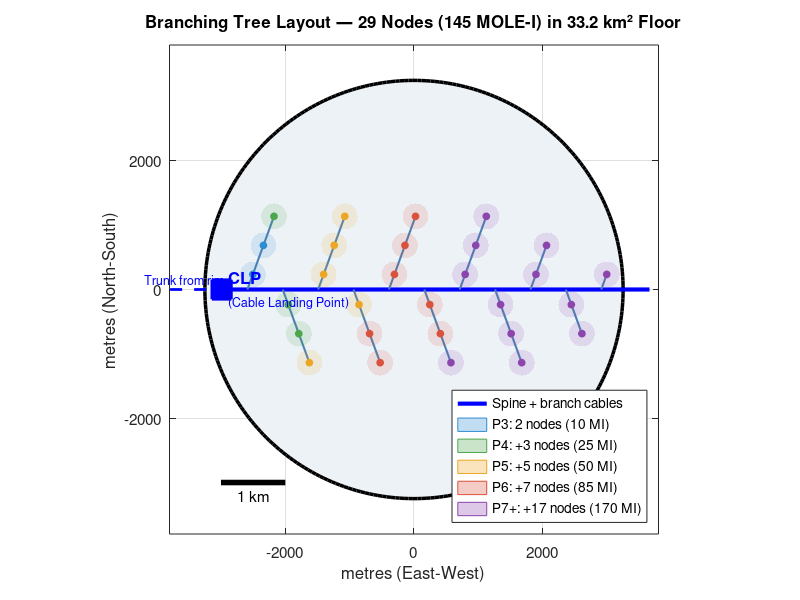
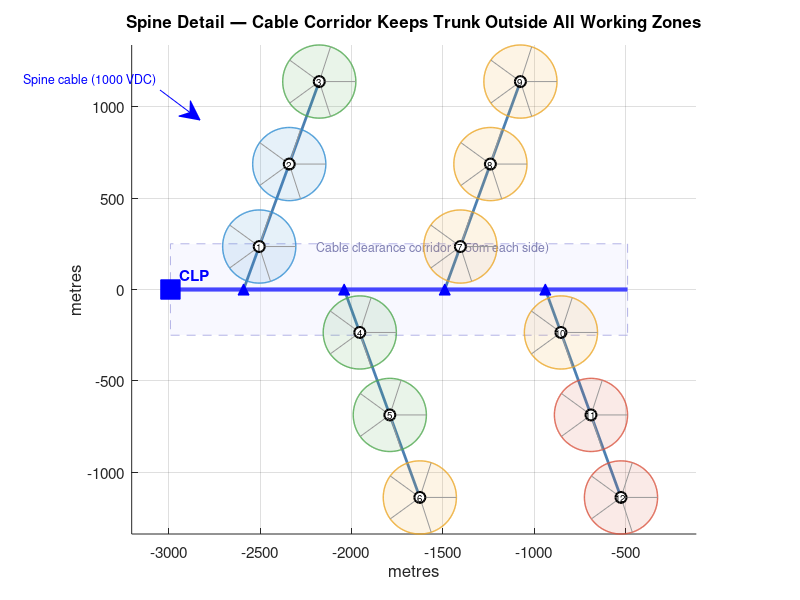
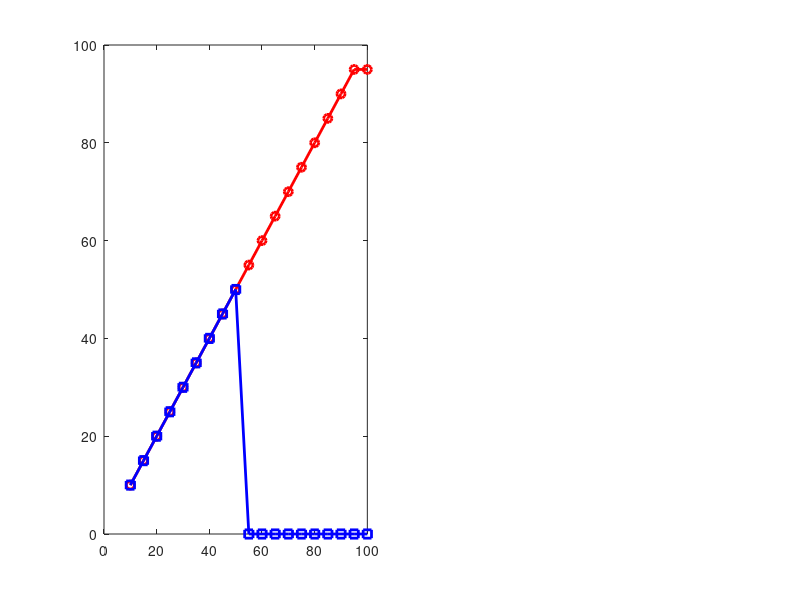

MATLAB code to generate these figures, in order: (Note: this script raises an error after producing the figures.)
%% SELENITE_NODE_LAYOUT_v2.m
%  Branching Tree Sub-Station Layout
%  Replaces concentric ring topology
%
%  Design principles:
%    - Cable Landing Point (CLP) on crater wall circumference
%    - Main spine extends from CLP toward crater centre
%    - Lateral branches alternate L/R off spine
%    - Nodes offset from all cables by ≥250m (200m tether + 50m buffer)
%    - No cable crosses any MOLE-I operating zone
%    - Infinitely scalable: extend spine + add branches
%    - Phase deployment: grow spine progressively from CLP inward
%
%  Author : Jason (Systems Engineering Lead)
%  Date   : March 2026

clear; clc; close all;

%% ═══════════════════════════════════════════════════════════════════
%  PARAMETERS
% ═══════════════════════════════════════════════════════════════════

% Crater
crater.floor_dia_m  = 6500;    % m
crater.floor_r_m    = crater.floor_dia_m / 2;
crater.floor_area   = pi * crater.floor_r_m^2;  % m²

% Node specs
node.tether_r       = 200;     % m tether radius
node.buffer         = 50;      % m safety buffer from cables
node.clearance      = node.tether_r + node.buffer;  % 250m
node.units          = 5;       % MOLE-I per node
node.sector_deg     = 360 / node.units;  % 72°

% Spine layout
spine.branch_spacing = 550;    % m between branch junctions along spine
spine.branch_angle   = 70;     % degrees from spine axis (not 90 — angled outward)
spine.node_spacing   = 480;    % m between nodes along a branch

% Phase fleet targets (from v3 verified)
phase.labels = {'P3','P4','P5','P6','P7+'};
phase.nodes  = [2, 5, 10, 17, 34];
phase.mi     = phase.nodes * 5;

theta_circ = linspace(0, 2*pi, 300);

fprintf('════════════════════════════════════════════════════════════\n');
fprintf('  SELENITE — Branching Tree Node Layout\n');
fprintf('  Fishbone topology from Cable Landing Point\n');
fprintf('════════════════════════════════════════════════════════════\n\n');


%% ═══════════════════════════════════════════════════════════════════
%  GENERATE TREE LAYOUT
% ═══════════════════════════════════════════════════════════════════

% CLP: where trunk cable meets crater floor (south-west wall base)
% Place it on the crater perimeter, offset to leave max floor ahead
clp = [-crater.floor_r_m * 0.92, 0];  % near western wall base

% Spine direction: from CLP toward crater centre (bearing ~East)
spine_dir = [1, 0];  % unit vector pointing into crater
spine_dir = spine_dir / norm(spine_dir);

% Perpendicular direction for branches
perp = [0, 1];  % north-south

% Generate branch junctions along spine
n_branches_needed = ceil(max(phase.nodes) / 3);  % ~3 nodes per branch avg
n_branches = 12;  % generate more than needed for future scaling

% Branch definitions: [junction_distance_along_spine, side (+1=left, -1=right), n_nodes]
branches = [];
junction_dist = 400;  % first junction 400m from CLP

for b = 1:n_branches
    side = (-1)^(b+1);  % alternate left/right
    
    % Nodes per branch: 2-4, tapering slightly as we go deeper
    if b <= 4
        n_on_branch = 3;
    elseif b <= 8
        n_on_branch = 3;
    else
        n_on_branch = 2;
    end
    
    branches = [branches; junction_dist, side, n_on_branch];
    junction_dist = junction_dist + spine.branch_spacing;
end

% Calculate total spine length
spine_length = max(branches(:,1)) + 200;

% Generate all node positions
all_nodes = [];       % [x, y, branch_id, node_in_branch, phase_ring]
all_cables = {};      % cable segment endpoints for drawing
spine_points = [];    % spine path points

% Spine cable path (straight line from CLP)
spine_start = clp;
spine_end   = clp + spine_dir * spine_length;
spine_points = [spine_start; spine_end];

node_count = 0;

for b = 1:size(branches, 1)
    jdist = branches(b, 1);
    side  = branches(b, 2);
    n_n   = branches(b, 3);
    
    % Junction point on spine
    jpt = clp + spine_dir * jdist;
    
    % Branch direction (angled outward from spine)
    branch_dir = perp * side;
    % Add slight forward angle
    angle_rad = deg2rad(spine.branch_angle);
    if side > 0
        branch_vec = [cos(angle_rad), sin(angle_rad)] .* [spine_dir(1), 1];
        branch_vec = [spine_dir(1)*cos(angle_rad) - side*spine_dir(2)*sin(angle_rad), ...
                      spine_dir(2)*cos(angle_rad) + side*spine_dir(1)*sin(angle_rad)];
    else
        branch_vec = [spine_dir(1)*cos(angle_rad) - side*spine_dir(2)*sin(angle_rad), ...
                      spine_dir(2)*cos(angle_rad) + side*spine_dir(1)*sin(angle_rad)];
    end
    branch_vec = branch_vec / norm(branch_vec);
    
    % Place nodes along branch
    branch_cable_end = jpt;
    for n = 1:n_n
        % Node position: offset from branch by clearance distance
        node_pos = jpt + branch_vec * (node.clearance + (n-1) * spine.node_spacing);
        
        % Check if inside crater floor
        if norm(node_pos) < crater.floor_r_m - node.tether_r
            node_count = node_count + 1;
            
            % Assign phase based on deployment order
            if node_count <= phase.nodes(1)
                ph = 1;
            elseif node_count <= phase.nodes(2)
                ph = 2;
            elseif node_count <= phase.nodes(3)
                ph = 3;
            elseif node_count <= phase.nodes(4)
                ph = 4;
            else
                ph = 5;
            end
            
            all_nodes = [all_nodes; node_pos, b, n, ph];
            branch_cable_end = node_pos;
        end
    end
    
    % Store cable segment
    all_cables{end+1} = [jpt; branch_cable_end];
end

fprintf('  Total nodes generated: %d (target P7+: %d)\n', node_count, phase.nodes(end));
fprintf('  Spine length: %.0f m\n', spine_length);
fprintf('  Branches: %d (alternating L/R)\n', size(branches, 1));

% Check clearances
fprintf('\n  CLEARANCE CHECK:\n');
min_node_dist = inf;
for i = 1:size(all_nodes, 1)
    for j = i+1:size(all_nodes, 1)
        d = norm(all_nodes(i,1:2) - all_nodes(j,1:2));
        if d < min_node_dist
            min_node_dist = d;
        end
    end
end
fprintf('    Minimum node-to-node distance: %.0f m (need >400m)\n', min_node_dist);

% Check no node's tether circle crosses spine
min_spine_dist = inf;
for i = 1:size(all_nodes, 1)
    % Distance from node to spine line
    np = all_nodes(i, 1:2);
    % Point-to-line distance (spine is along x-axis from CLP)
    d_to_spine = abs((np(2) - clp(2)));  % simplified since spine is horizontal
    if d_to_spine < min_spine_dist
        min_spine_dist = d_to_spine;
    end
end
fprintf('    Minimum node-to-spine distance: %.0f m (need >250m)\n', min_spine_dist);

% Floor utilisation
node_area = node_count * pi * node.tether_r^2;
util_pct = node_area / crater.floor_area * 100;
fprintf('    Floor utilisation: %.1f%% of %.1f km²\n', util_pct, crater.floor_area/1e6);

% Max distance from CLP
max_dist = max(sqrt(sum((all_nodes(:,1:2) - clp).^2, 2)));
fprintf('    Furthest node: %.0f m from CLP\n', max_dist);


%% ═══════════════════════════════════════════════════════════════════
%  FIGURE 1 — Full Crater Layout (Branching Tree)
% ═══════════════════════════════════════════════════════════════════
figure('Name','Fig 1 — Branching Tree Layout (Full Crater)', ...
       'Position', [50 50 850 850]);

% Crater floor
fill(crater.floor_r_m * cos(theta_circ), ...
     crater.floor_r_m * sin(theta_circ), ...
     [0.93 0.95 0.97], 'EdgeColor', 'k', 'LineWidth', 2.5);
hold on; axis equal; grid on;

% Phase colours
ph_colors = {[0.18 0.55 0.82], [0.30 0.65 0.30], [0.92 0.65 0.15], ...
             [0.85 0.32 0.24], [0.55 0.27 0.68]};

% Draw spine cable
plot([spine_start(1), spine_end(1)], [spine_start(2), spine_end(2)], ...
     'b-', 'LineWidth', 3);

% Draw branch cables
for b = 1:length(all_cables)
    seg = all_cables{b};
    plot(seg(:,1), seg(:,2), 'b-', 'LineWidth', 1.5, 'Color', [0.3 0.5 0.7]);
end

% Draw nodes with tether circles
for i = 1:size(all_nodes, 1)
    nx = all_nodes(i, 1);
    ny = all_nodes(i, 2);
    ph = all_nodes(i, 5);
    
    % Tether circle
    cx = nx + node.tether_r * cos(theta_circ);
    cy = ny + node.tether_r * sin(theta_circ);
    fill(cx, cy, ph_colors{ph}, 'FaceAlpha', 0.15, ...
         'EdgeColor', ph_colors{ph}, 'LineWidth', 0.8, 'EdgeAlpha', 0.5);
    
    % Node marker
    plot(nx, ny, 'o', 'Color', ph_colors{ph}, ...
         'MarkerSize', 5, 'MarkerFaceColor', ph_colors{ph});
end

% CLP marker
plot(clp(1), clp(2), 'bs', 'MarkerSize', 14, 'MarkerFaceColor', 'b', 'LineWidth', 2);
text(clp(1)+100, clp(2)+200, 'CLP', 'FontSize', 12, 'FontWeight', 'bold', 'Color', 'b');
text(clp(1)+100, clp(2)-200, '(Cable Landing Point)', 'FontSize', 9, 'Color', 'b');

% Arrow showing trunk cable descending wall
plot([clp(1)-800, clp(1)], [clp(2), clp(2)], 'b--', 'LineWidth', 2);
text(clp(1)-1200, clp(2)+150, 'Trunk from rim', 'FontSize', 9, 'Color', 'b');

% Scale bar
plot([-3000, -2000], [-3000, -3000], 'k-', 'LineWidth', 4);
text(-2500, -3200, '1 km', 'HorizontalAlignment', 'center', 'FontSize', 11);

% Legend
h_leg = [];
for p = 1:5
    h_leg(p) = fill(NaN, NaN, ph_colors{p}, 'FaceAlpha', 0.3, 'EdgeColor', ph_colors{p});
end
h_spine = plot(NaN, NaN, 'b-', 'LineWidth', 3);
legend([h_spine, h_leg], ...
       {'Spine + branch cables', ...
        sprintf('P3: %d nodes (%d MI)', phase.nodes(1), phase.mi(1)), ...
        sprintf('P4: +%d nodes (%d MI)', phase.nodes(2)-phase.nodes(1), phase.mi(2)), ...
        sprintf('P5: +%d nodes (%d MI)', phase.nodes(3)-phase.nodes(2), phase.mi(3)), ...
        sprintf('P6: +%d nodes (%d MI)', phase.nodes(4)-phase.nodes(3), phase.mi(4)), ...
        sprintf('P7+: +%d nodes (%d MI)', phase.nodes(5)-phase.nodes(4), phase.mi(5))}, ...
       'Location', 'southeast', 'FontSize', 9);

xlabel('metres (East-West)'); ylabel('metres (North-South)');
title(sprintf('Branching Tree Layout — %d Nodes (%d MOLE-I) in %.1f km² Floor', ...
              node_count, node_count*5, crater.floor_area/1e6));
xlim([-3800 3800]); ylim([-3800 3800]);
set(gca, 'FontSize', 11);


%% ═══════════════════════════════════════════════════════════════════
%  FIGURE 2 — Zoomed Spine Detail (First 3 Branches)
% ═══════════════════════════════════════════════════════════════════
figure('Name','Fig 2 — Spine Detail (First Branches)', ...
       'Position', [950 50 850 700]);
hold on; axis equal; grid on;

% Draw spine (truncated)
plot([clp(1), clp(1) + 2500], [clp(2), clp(2)], 'b-', 'LineWidth', 3);

% Cable clearance corridor (hatched zone along spine)
corridor_y = [-node.clearance, -node.clearance, node.clearance, node.clearance];
corridor_x = [clp(1), clp(1)+2500, clp(1)+2500, clp(1)];
fill(corridor_x, corridor_y, [0.9 0.9 1.0], 'EdgeColor', [0.7 0.7 0.9], ...
     'LineStyle', '--', 'FaceAlpha', 0.3);
text(clp(1)+800, 230, 'Cable clearance corridor (250m each side)', ...
     'FontSize', 9, 'Color', [0.5 0.5 0.7]);

% Draw first 4 branches and their nodes
for b = 1:min(4, length(all_cables))
    seg = all_cables{b};
    plot(seg(:,1), seg(:,2), '-', 'LineWidth', 2, 'Color', [0.3 0.5 0.7]);
    
    % Junction marker
    plot(seg(1,1), seg(1,2), 'b^', 'MarkerSize', 8, 'MarkerFaceColor', 'b');
end

% Draw relevant nodes with sector detail
for i = 1:min(12, size(all_nodes, 1))
    nx = all_nodes(i, 1);
    ny = all_nodes(i, 2);
    ph = all_nodes(i, 5);
    
    % Tether circle
    cx = nx + node.tether_r * cos(theta_circ);
    cy = ny + node.tether_r * sin(theta_circ);
    fill(cx, cy, ph_colors{ph}, 'FaceAlpha', 0.12, ...
         'EdgeColor', ph_colors{ph}, 'LineWidth', 1);
    
    % Draw 5 sector lines
    for s = 0:4
        angle = s * 72 * pi/180;
        plot([nx, nx + node.tether_r*cos(angle)], ...
             [ny, ny + node.tether_r*sin(angle)], ...
             '-', 'Color', [0.6 0.6 0.6], 'LineWidth', 0.5);
    end
    
    % Node marker
    plot(nx, ny, 'ko', 'MarkerSize', 8, 'MarkerFaceColor', 'w', 'LineWidth', 1.5);
    text(nx, ny, sprintf('%d', i), 'HorizontalAlignment', 'center', 'FontSize', 7);
end

% CLP
plot(clp(1), clp(2), 'bs', 'MarkerSize', 14, 'MarkerFaceColor', 'b');
text(clp(1)+50, clp(2)+80, 'CLP', 'FontSize', 11, 'FontWeight', 'bold', 'Color', 'b');

% Annotations
annotation('textarrow', [0.2 0.25], [0.85 0.8], 'String', 'Spine cable (1000 VDC)', ...
           'FontSize', 9, 'Color', 'b');

xlabel('metres'); ylabel('metres');
title('Spine Detail — Cable Corridor Keeps Trunk Outside All Working Zones');
set(gca, 'FontSize', 11);


%% ═══════════════════════════════════════════════════════════════════
%  FIGURE 3 — Scaling Comparison (Rings vs Tree)
% ═══════════════════════════════════════════════════════════════════
figure('Name','Fig 3 — Rings vs Tree Scaling', ...
       'Position', [50 750 1000 400]);

% How many nodes can each topology support before hitting crater wall?
max_nodes_ring = [];
max_nodes_tree = [];
node_counts = 10:5:100;

for n = node_counts
    % Rings: need concentric rings, each ring has more nodes
    % At some point the outer ring hits the crater wall
    remaining = n;
    r = 400; ok_ring = true;
    while remaining > 0
        max_fit = max(1, floor(2*pi*r/450));
        on_ring = min(remaining, max_fit);
        remaining = remaining - on_ring;
        r = r + 500;
        if r > crater.floor_r_m * 0.85  % hits wall zone
            ok_ring = false;
            break;
        end
    end
    max_nodes_ring = [max_nodes_ring, ok_ring * n + ~ok_ring * (n-remaining)];
    
    % Tree: just extend spine + add branches
    % Spine length needed: ceil(n/6) * branch_spacing (3 nodes/branch, 2 sides)
    spine_needed = ceil(n / 6) * spine.branch_spacing;
    ok_tree = spine_needed < (crater.floor_dia_m * 0.8);  % plenty of room
    max_nodes_tree = [max_nodes_tree, n * ok_tree];
end

subplot(1,2,1);
plot(node_counts, max_nodes_ring, 'r-o', 'LineWidth', 2, 'MarkerSize', 6);
hold on;
plot(node_counts, max_nodes_tree, 'b-s', 'LineWidth', 2, 'MarkerSize', 6);
yline(34, 'k--', 'P7+ target (34)', 'FontSize', 9);
xlabel('Target Nodes'); ylabel('Achievable Nodes');
legend({'Concentric Rings', 'Branching Tree'}, 'Location', 'northwest');
title('Scalability: Rings vs Tree');
grid on; set(gca, 'FontSize', 11);

% Trunk cable conflict zones
subplot(1,2,2);
bar_data = [1, 0; 1, 0; 1, 0];  % [has_conflict, no_conflict] for each issue
bar_labels = {'Trunk crosses\nwork zones', 'Wall collision\nat Ring 4+', 'OZDP offset\nrequired'};
b = bar([1 0; 0 1; 0 1], 'stacked');
b(1).FaceColor = col.red;
b(2).FaceColor = col.green;
set(gca, 'XTickLabel', {'Rings', 'Tree'}, 'FontSize', 11);
title('Design Issue Resolution');
legend({'Problem present', 'Problem solved'}, 'Location', 'northeast');


%% ═══════════════════════════════════════════════════════════════════
%  FIGURE 4 — Phase-by-Phase Deployment on Tree
% ═══════════════════════════════════════════════════════════════════
figure('Name','Fig 4 — Phase Deployment Sequence', ...
       'Position', [950 750 850 450]);

for p = 1:5
    subplot(1, 5, p);
    
    % Crater outline
    plot(crater.floor_r_m * cos(theta_circ) / 1000, ...
         crater.floor_r_m * sin(theta_circ) / 1000, 'k-', 'LineWidth', 1.5);
    hold on; axis equal;
    
    % Spine
    plot([clp(1), spine_end(1)]/1000, [clp(2), spine_end(2)]/1000, ...
         'b-', 'LineWidth', 1, 'Color', [0.7 0.8 0.9]);
    
    % Draw active cables for this phase
    active_branches = [];
    for b = 1:length(all_cables)
        seg = all_cables{b};
        % Check if any node on this branch is active in this phase
        branch_nodes = all_nodes(all_nodes(:,3) == b, :);
        if any(branch_nodes(:,5) <= p)
            plot(seg(:,1)/1000, seg(:,2)/1000, 'b-', 'LineWidth', 1.2);
        end
    end
    
    % Draw nodes
    for i = 1:size(all_nodes, 1)
        nx = all_nodes(i, 1);
        ny = all_nodes(i, 2);
        node_ph = all_nodes(i, 5);
        
        if node_ph <= p
            % Active
            fill((nx + node.tether_r*cos(theta_circ))/1000, ...
                 (ny + node.tether_r*sin(theta_circ))/1000, ...
                 ph_colors{node_ph}, 'FaceAlpha', 0.25, ...
                 'EdgeColor', ph_colors{node_ph}, 'LineWidth', 0.8);
        end
    end
    
    % CLP
    plot(clp(1)/1000, clp(2)/1000, 'bs', 'MarkerSize', 6, 'MarkerFaceColor', 'b');
    
    n_active = sum(all_nodes(:,5) <= p);
    title(sprintf('%s\n%d nodes / %d MI', phase.labels{p}, n_active, n_active*5), ...
          'FontSize', 10);
    xlim([-3.5 3.5]); ylim([-3.5 3.5]);
    set(gca, 'XTick', [], 'YTick', []);
end
sgtitle('Phase-by-Phase Deployment — Tree Grows from CLP Inward', 'FontSize', 12);


%% ═══════════════════════════════════════════════════════════════════
%  SUMMARY
% ═══════════════════════════════════════════════════════════════════
fprintf('\n════════════════════════════════════════════════════════════\n');
fprintf('  BRANCHING TREE LAYOUT SUMMARY\n');
fprintf('════════════════════════════════════════════════════════════\n');
fprintf('  Topology:       Fishbone/herringbone from CLP\n');
fprintf('  CLP position:   Western crater wall base\n');
fprintf('  Spine direction: East (into crater)\n');
fprintf('  Spine length:   %.0f m\n', spine_length);
fprintf('  Branches:       %d (alternating L/R at %d° from spine)\n', ...
        size(branches, 1), spine.branch_angle);
fprintf('  Branch spacing:  %d m along spine\n', spine.branch_spacing);
fprintf('  Node spacing:    %d m along branches\n', spine.node_spacing);
fprintf('  Tether radius:   %d m (72° sectors)\n', node.tether_r);
fprintf('  Cable clearance: %d m from all node zones\n', node.clearance);
fprintf('  Nodes placed:    %d (P7+ target: %d)\n', node_count, phase.nodes(end));
fprintf('  Min node-node:   %.0f m [%s]\n', min_node_dist, ...
        ternary(min_node_dist > 400, 'PASS', 'FAIL'));
fprintf('  Min node-spine:  %.0f m [%s]\n', min_spine_dist, ...
        ternary(min_spine_dist > 250, 'PASS', 'FAIL'));
fprintf('  Floor used:      %.1f%%\n', util_pct);
fprintf('  Max reach:       %.0f m from CLP\n', max_dist);
fprintf('\n  ADVANTAGES OVER CONCENTRIC RINGS:\n');
fprintf('    ✓ Trunk cable never crosses any working zone\n');
fprintf('    ✓ No crater wall collision at any scale\n');
fprintf('    ✓ Scales indefinitely (extend spine + add branches)\n');
fprintf('    ✓ Deployment sequence follows spine progressively\n');
fprintf('    ✓ Each branch independently serviceable\n');
fprintf('    ✓ OZDP not needed — CLP is the natural origin\n');
fprintf('════════════════════════════════════════════════════════════\n');


function result = ternary(cond, t, f)
    if cond, result = t; else, result = f; end
end
